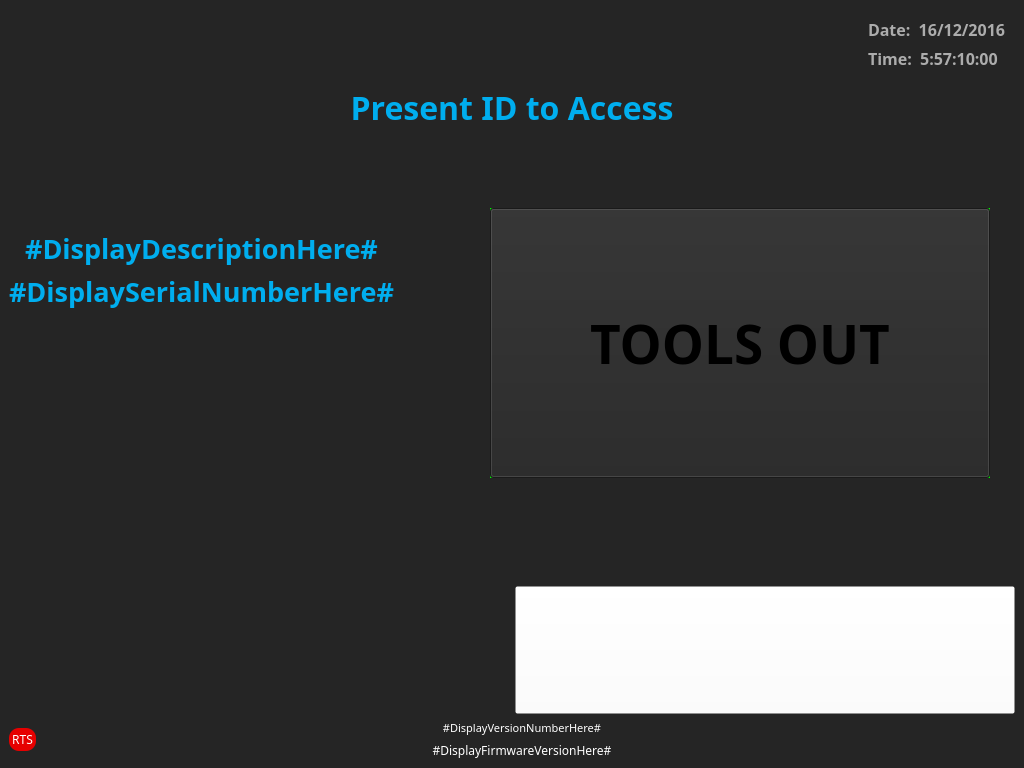
<?xml version="1.0" encoding="UTF-8"?>
<ui version="4.0">
 <class>GuestScreen</class>
 <widget class="QWidget" name="GuestScreen">
  <property name="geometry">
   <rect>
    <x>0</x>
    <y>0</y>
    <width>1024</width>
    <height>768</height>
   </rect>
  </property>
  <property name="font">
   <font>
    <family>Century Gothic</family>
   </font>
  </property>
  <property name="windowTitle">
   <string>GuestScreen</string>
  </property>
  <property name="autoFillBackground">
   <bool>false</bool>
  </property>
  <property name="styleSheet">
   <string notr="true">QWidget#backGroundImage{
background-image: url(:/images/images/frmBackGround.png);
}

#GuestScreen {
  border: 0 px
}
</string>
  </property>
  <layout class="QVBoxLayout" name="verticalLayout_5">
   <property name="spacing">
    <number>0</number>
   </property>
   <property name="leftMargin">
    <number>0</number>
   </property>
   <property name="topMargin">
    <number>0</number>
   </property>
   <property name="rightMargin">
    <number>0</number>
   </property>
   <property name="bottomMargin">
    <number>0</number>
   </property>
   <item>
    <widget class="QWidget" name="backgroundImage" native="true">
     <property name="sizePolicy">
      <sizepolicy hsizetype="Ignored" vsizetype="Ignored">
       <horstretch>0</horstretch>
       <verstretch>0</verstretch>
      </sizepolicy>
     </property>
     <property name="styleSheet">
      <string notr="true">/*QWidget#backgroundImage{
background-image: url(:/images/images/frmBackGround.png);
}*/

background-color: rgb(37, 37, 37);</string>
     </property>
     <layout class="QVBoxLayout" name="verticalLayout_4">
      <item>
       <layout class="QHBoxLayout" name="horizontalLayout_6">
        <item>
         <spacer name="horizontalSpacer_3">
          <property name="orientation">
           <enum>Qt::Horizontal</enum>
          </property>
          <property name="sizeType">
           <enum>QSizePolicy::Fixed</enum>
          </property>
          <property name="sizeHint" stdset="0">
           <size>
            <width>173</width>
            <height>20</height>
           </size>
          </property>
         </spacer>
        </item>
        <item>
         <spacer name="horizontalSpacer">
          <property name="orientation">
           <enum>Qt::Horizontal</enum>
          </property>
          <property name="sizeHint" stdset="0">
           <size>
            <width>40</width>
            <height>20</height>
           </size>
          </property>
         </spacer>
        </item>
        <item>
         <widget class="QLabel" name="topLeftLabel">
          <property name="styleSheet">
           <string notr="true"/>
          </property>
          <property name="text">
           <string/>
          </property>
          <property name="pixmap">
           <pixmap resource="resources.qrc">:/images/images/logo_cribtrak.svg</pixmap>
          </property>
         </widget>
        </item>
        <item>
         <spacer name="horizontalSpacer_2">
          <property name="orientation">
           <enum>Qt::Horizontal</enum>
          </property>
          <property name="sizeHint" stdset="0">
           <size>
            <width>40</width>
            <height>20</height>
           </size>
          </property>
         </spacer>
        </item>
        <item>
         <widget class="QWidget" name="widget" native="true">
          <property name="sizePolicy">
           <sizepolicy hsizetype="Fixed" vsizetype="Preferred">
            <horstretch>0</horstretch>
            <verstretch>0</verstretch>
           </sizepolicy>
          </property>
          <layout class="QHBoxLayout" name="horizontalLayout_3">
           <item>
            <layout class="QVBoxLayout" name="verticalLayout_3">
             <item>
              <widget class="QLabel" name="lblDate">
               <property name="font">
                <font>
                 <family>Century Gothic</family>
                 <pointsize>12</pointsize>
                 <weight>75</weight>
                 <italic>false</italic>
                 <bold>true</bold>
                </font>
               </property>
               <property name="styleSheet">
                <string notr="true">color: rgb(172, 172, 172);
background: rgba(255, 255, 255, 0);</string>
               </property>
               <property name="text">
                <string>Date:  16/12/2016</string>
               </property>
              </widget>
             </item>
             <item>
              <widget class="QLabel" name="lblTime">
               <property name="font">
                <font>
                 <family>Century Gothic</family>
                 <pointsize>12</pointsize>
                 <weight>75</weight>
                 <bold>true</bold>
                </font>
               </property>
               <property name="styleSheet">
                <string notr="true">color: rgb(172, 172, 172);
background: rgba(255, 255, 255, 0);</string>
               </property>
               <property name="text">
                <string>Time:  5:57:10:00</string>
               </property>
              </widget>
             </item>
            </layout>
           </item>
          </layout>
         </widget>
        </item>
       </layout>
      </item>
      <item>
       <layout class="QHBoxLayout" name="horizontalLayout_2">
        <property name="sizeConstraint">
         <enum>QLayout::SetMinimumSize</enum>
        </property>
        <item>
         <widget class="QLabel" name="instructionLabel">
          <property name="font">
           <font>
            <family>Century Gothic</family>
            <pointsize>24</pointsize>
            <weight>75</weight>
            <bold>true</bold>
           </font>
          </property>
          <property name="styleSheet">
           <string notr="true">background: rgba(255, 255, 255, 0);
color: rgb(0, 174, 239);</string>
          </property>
          <property name="text">
           <string>Present ID to Access</string>
          </property>
          <property name="alignment">
           <set>Qt::AlignCenter</set>
          </property>
         </widget>
        </item>
       </layout>
      </item>
      <item>
       <spacer name="verticalSpacer">
        <property name="orientation">
         <enum>Qt::Vertical</enum>
        </property>
        <property name="sizeHint" stdset="0">
         <size>
          <width>20</width>
          <height>40</height>
         </size>
        </property>
       </spacer>
      </item>
      <item>
       <layout class="QHBoxLayout" name="horizontalLayout_4" stretch="0,0">
        <item>
         <layout class="QVBoxLayout" name="verticalLayout_2">
          <item>
           <widget class="QLabel" name="CustomerLogo">
            <property name="autoFillBackground">
             <bool>false</bool>
            </property>
            <property name="styleSheet">
             <string notr="true">background: rgba(255, 255, 255, 0);</string>
            </property>
            <property name="text">
             <string/>
            </property>
            <property name="textFormat">
             <enum>Qt::PlainText</enum>
            </property>
            <property name="pixmap">
             <pixmap>images/default_logo.png</pixmap>
            </property>
            <property name="scaledContents">
             <bool>false</bool>
            </property>
            <property name="alignment">
             <set>Qt::AlignCenter</set>
            </property>
           </widget>
          </item>
          <item>
           <widget class="QLabel" name="kabDescription">
            <property name="font">
             <font>
              <family>Century Gothic</family>
              <pointsize>20</pointsize>
              <weight>75</weight>
              <italic>false</italic>
              <bold>true</bold>
             </font>
            </property>
            <property name="styleSheet">
             <string notr="true">color: rgb(0, 174, 239);
background: rgba(255, 255, 255, 0);</string>
            </property>
            <property name="text">
             <string>#DisplayDescriptionHere#</string>
            </property>
            <property name="alignment">
             <set>Qt::AlignCenter</set>
            </property>
           </widget>
          </item>
          <item>
           <widget class="QLabel" name="kabSerial">
            <property name="font">
             <font>
              <family>Century Gothic</family>
              <pointsize>20</pointsize>
              <weight>75</weight>
              <italic>false</italic>
              <bold>true</bold>
             </font>
            </property>
            <property name="whatsThis">
             <string>&lt;html&gt;&lt;head/&gt;&lt;body&gt;&lt;p align=&quot;center&quot;&gt;&lt;span style=&quot; font-weight:600; color:#00aeef;&quot;&gt;Serial Number&lt;/span&gt;&lt;/p&gt;&lt;/body&gt;&lt;/html&gt;</string>
            </property>
            <property name="styleSheet">
             <string notr="true">color: rgb(0, 174, 239);
background: rgba(255, 255, 255, 0);</string>
            </property>
            <property name="text">
             <string>#DisplaySerialNumberHere#</string>
            </property>
            <property name="alignment">
             <set>Qt::AlignCenter</set>
            </property>
           </widget>
          </item>
          <item>
           <spacer name="verticalSpacer_3">
            <property name="orientation">
             <enum>Qt::Vertical</enum>
            </property>
            <property name="sizeHint" stdset="0">
             <size>
              <width>20</width>
              <height>40</height>
             </size>
            </property>
           </spacer>
          </item>
         </layout>
        </item>
        <item>
         <widget class="QWidget" name="widget_2" native="true">
          <property name="sizePolicy">
           <sizepolicy hsizetype="Fixed" vsizetype="Preferred">
            <horstretch>0</horstretch>
            <verstretch>0</verstretch>
           </sizepolicy>
          </property>
          <property name="minimumSize">
           <size>
            <width>633</width>
            <height>300</height>
           </size>
          </property>
          <widget class="QLabel" name="pnlBand">
           <property name="geometry">
            <rect>
             <x>90</x>
             <y>0</y>
             <width>500</width>
             <height>270</height>
            </rect>
           </property>
           <property name="maximumSize">
            <size>
             <width>633</width>
             <height>273</height>
            </size>
           </property>
           <property name="font">
            <font>
             <family>Century Gothic</family>
             <pointsize>40</pointsize>
             <weight>75</weight>
             <italic>false</italic>
             <bold>true</bold>
            </font>
           </property>
           <property name="styleSheet">
            <string notr="true">background: rgba(0, 246, 0);
color: rgba(0, 0, 0);</string>
           </property>
           <property name="text">
            <string>ALL TOOLS IN</string>
           </property>
           <property name="textFormat">
            <enum>Qt::AutoText</enum>
           </property>
           <property name="alignment">
            <set>Qt::AlignCenter</set>
           </property>
          </widget>
          <widget class="QPushButton" name="toolsStatusButton">
           <property name="geometry">
            <rect>
             <x>90</x>
             <y>0</y>
             <width>500</width>
             <height>270</height>
            </rect>
           </property>
           <property name="sizePolicy">
            <sizepolicy hsizetype="Minimum" vsizetype="Fixed">
             <horstretch>0</horstretch>
             <verstretch>0</verstretch>
            </sizepolicy>
           </property>
           <property name="font">
            <font>
             <family>Century Gothic</family>
             <pointsize>40</pointsize>
             <weight>75</weight>
             <bold>true</bold>
            </font>
           </property>
           <property name="text">
            <string>TOOLS OUT</string>
           </property>
          </widget>
         </widget>
        </item>
       </layout>
      </item>
      <item>
       <spacer name="verticalSpacer_2">
        <property name="orientation">
         <enum>Qt::Vertical</enum>
        </property>
        <property name="sizeHint" stdset="0">
         <size>
          <width>20</width>
          <height>40</height>
         </size>
        </property>
       </spacer>
      </item>
      <item>
       <layout class="QHBoxLayout" name="horizontalLayout_5">
        <item>
         <widget class="QPushButton" name="switchButton">
          <property name="icon">
           <iconset resource="resources.qrc">
            <normaloff>:/images/images/null.png</normaloff>
            <normalon>:/images/images/null.png</normalon>:/images/images/null.png</iconset>
          </property>
          <property name="iconSize">
           <size>
            <width>128</width>
            <height>128</height>
           </size>
          </property>
          <property name="shortcut">
           <string>Ctrl+B</string>
          </property>
          <property name="flat">
           <bool>true</bool>
          </property>
         </widget>
        </item>
        <item>
         <widget class="QPushButton" name="toolFinderButton">
          <property name="autoFillBackground">
           <bool>false</bool>
          </property>
          <property name="styleSheet">
           <string notr="true">height: 120px;
background-color: rgba(255, 255, 255,0);</string>
          </property>
          <property name="text">
           <string/>
          </property>
          <property name="icon">
           <iconset resource="resources.qrc">
            <normaloff>:/images/images/tool_finder.svg</normaloff>:/images/images/tool_finder.svg</iconset>
          </property>
          <property name="iconSize">
           <size>
            <width>200</width>
            <height>120</height>
           </size>
          </property>
         </widget>
        </item>
       </layout>
      </item>
      <item>
       <layout class="QHBoxLayout" name="horizontalLayout" stretch="0,1,0">
        <item>
         <widget class="QPushButton" name="rtsButton">
          <property name="styleSheet">
           <string notr="true">background-color: rgb(230, 0, 0);
color: rgb(255, 255, 255);
font: 4475 18pt &quot;MS Shell Dlg 2&quot;;
padding: 3px;
border-radius: 10px;</string>
          </property>
          <property name="text">
           <string>RTS</string>
          </property>
         </widget>
        </item>
        <item>
         <layout class="QVBoxLayout" name="verticalLayout" stretch="0,0">
          <item>
           <widget class="QLabel" name="vesionNumber">
            <property name="font">
             <font>
              <family>Century Gothic</family>
              <pointsize>8</pointsize>
              <weight>50</weight>
              <italic>false</italic>
              <bold>false</bold>
             </font>
            </property>
            <property name="styleSheet">
             <string notr="true">font: 8pt &quot;Century Gothic&quot;;color: rgb(255, 255, 255);
background: rgba(255, 255, 255, 0);</string>
            </property>
            <property name="text">
             <string>#DisplayVersionNumberHere#</string>
            </property>
            <property name="alignment">
             <set>Qt::AlignCenter</set>
            </property>
           </widget>
          </item>
          <item>
           <widget class="QLabel" name="FirmwareVersion">
            <property name="styleSheet">
             <string notr="true">font: 9pt &quot;Century Gothic&quot;;
color: rgb(255, 255, 255);
background: rgba(255, 255, 255, 0);</string>
            </property>
            <property name="text">
             <string>#DisplayFirmwareVersionHere#</string>
            </property>
            <property name="alignment">
             <set>Qt::AlignCenter</set>
            </property>
           </widget>
          </item>
         </layout>
        </item>
        <item>
         <widget class="QLabel" name="label">
          <property name="sizePolicy">
           <sizepolicy hsizetype="Fixed" vsizetype="Fixed">
            <horstretch>0</horstretch>
            <verstretch>0</verstretch>
           </sizepolicy>
          </property>
          <property name="text">
           <string/>
          </property>
          <property name="pixmap">
           <pixmap resource="resources.qrc">:/images/images/henhmantrak_logo_small.png</pixmap>
          </property>
         </widget>
        </item>
       </layout>
      </item>
     </layout>
     <zorder>verticalSpacer</zorder>
     <zorder>verticalSpacer_2</zorder>
    </widget>
   </item>
  </layout>
 </widget>
 <resources>
  <include location="resources.qrc"/>
 </resources>
 <connections/>
</ui>
